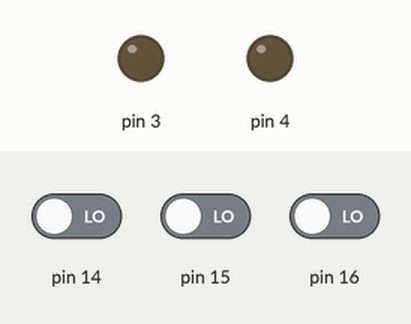
The sketch below on a simulated Arduino Mega 2560, built with avr-gcc and run on an emulated ATmega2560. On the bench: output pins drawn as LEDs (lit = HIGH). The inputs (shaded band) are chosen by the test bench; at power-on: pin 15 LOW, pin 16 LOW, pin 14 LOW.

Above: at 0.8 s.
0.9 s: pin 15 driven HIGH
At 1.2 s:
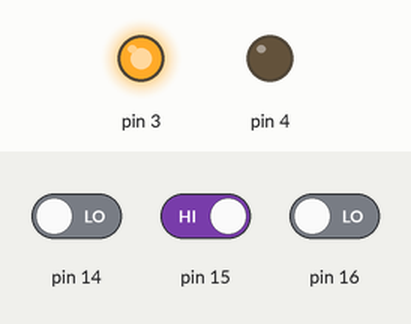
2.4 s: pin 16 driven HIGH
At 3.5 s:
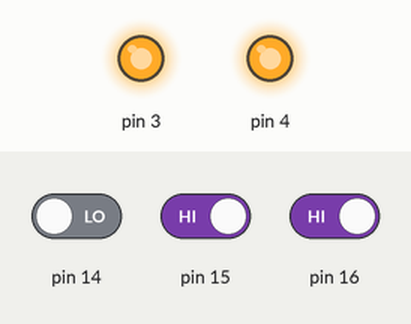
3.9 s: pin 15 driven LOW
At 4.7 s:
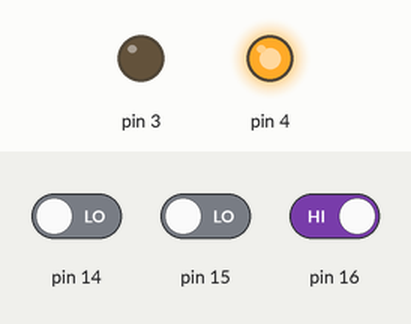
5.4 s: pin 16 driven LOW
At 5.8 s:
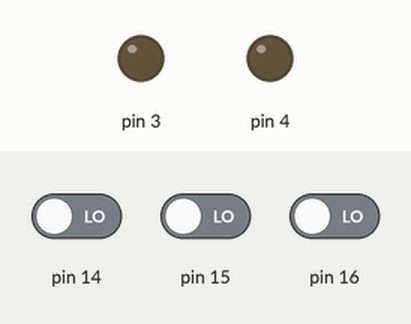
Timing chart, 0 to 7.9 s (numbered marks = the images above; inputs shaded):
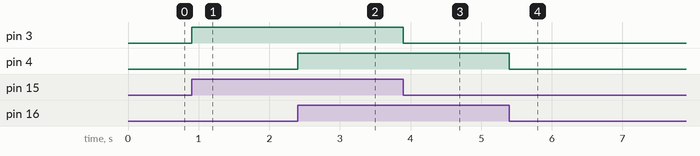

The sketch:

6_code3.ino
```cpp
#define F_CPU 16000000L
#include <avr/io.h>
#include <util/delay.h>

#define set_bit(value, bit)   (_SFR_BYTE(value) |= _BV(bit))
#define clear_bit(value, bit) (_SFR_BYTE(value) &= ~_BV(bit))


int main(void) {
  DDRJ &= ~0x01; // 풀다운 저항이 연결된 버튼을 입력으로 설정
  DDRH &= ~0x02; // 풀업 저항이 연결된 버튼을 입력으로 설정
  DDRE |= 0x20; // LED가 연결된 포트 E번 핀을 출력으로 설정
  DDRG |= 0x20; // LED가 연결된 포트 G번 핀을 출력으로 설정

  while(1) {
    // 풀다운 저항이 연결된 버튼 상태 읽기
    uint8_t btn_pulldown = PINJ & 0x01;
    // 풀업 저항이 연결된 버튼 상태 읽기
    uint8_t btn_pullup = (PINH >> 1) & 0x01;

    // 풀다운 저항이 연결된 버튼 상태 LED에 나타내기
    if (btn_pulldown) set_bit(PORTE, 5);
    else clear_bit(PORTE, 5);

    // 풀업 저항이 연결된 버튼 상태 LED에 나타내기
    if(btn_pullup) set_bit(PORTG, 5);
    else clear_bit(PORTG, 5);

  }
  return 0;
}
```

Measured:
- after the input at 0.9 s, pin 3: LOW → HIGH at once
- after the input at 2.4 s, pin 4: LOW → HIGH at once
- after the input at 3.9 s, pin 3: HIGH → LOW at once
- after the input at 5.4 s, pin 4: HIGH → LOW at once
